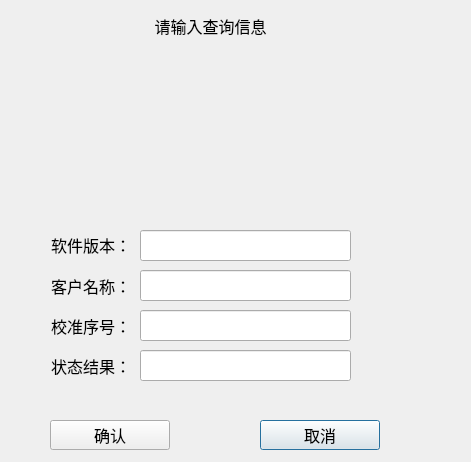
<?xml version="1.0" encoding="UTF-8"?>
<ui version="4.0">
 <class>Log_LogQueryDlg</class>
 <widget class="QDialog" name="Log_LogQueryDlg">
  <property name="geometry">
   <rect>
    <x>0</x>
    <y>0</y>
    <width>471</width>
    <height>462</height>
   </rect>
  </property>
  <property name="windowTitle">
   <string>Dialog</string>
  </property>
  <property name="styleSheet">
   <string notr="true"/>
  </property>
  <widget class="QLabel" name="label_2">
   <property name="geometry">
    <rect>
     <x>10</x>
     <y>270</y>
     <width>121</width>
     <height>31</height>
    </rect>
   </property>
   <property name="font">
    <font>
     <family>微软雅黑</family>
     <pointsize>12</pointsize>
    </font>
   </property>
   <property name="styleSheet">
    <string notr="true"/>
   </property>
   <property name="text">
    <string>客户名称：</string>
   </property>
   <property name="alignment">
    <set>Qt::AlignRight|Qt::AlignTrailing|Qt::AlignVCenter</set>
   </property>
  </widget>
  <widget class="QLineEdit" name="userEdit">
   <property name="geometry">
    <rect>
     <x>140</x>
     <y>270</y>
     <width>211</width>
     <height>31</height>
    </rect>
   </property>
   <property name="font">
    <font>
     <family>微软雅黑</family>
     <pointsize>12</pointsize>
    </font>
   </property>
   <property name="styleSheet">
    <string notr="true"/>
   </property>
  </widget>
  <widget class="QPushButton" name="quitBtn">
   <property name="geometry">
    <rect>
     <x>260</x>
     <y>420</y>
     <width>120</width>
     <height>30</height>
    </rect>
   </property>
   <property name="font">
    <font>
     <family>微软雅黑</family>
     <pointsize>12</pointsize>
    </font>
   </property>
   <property name="styleSheet">
    <string notr="true"/>
   </property>
   <property name="text">
    <string>取消</string>
   </property>
  </widget>
  <widget class="QPushButton" name="okBtn">
   <property name="geometry">
    <rect>
     <x>50</x>
     <y>420</y>
     <width>120</width>
     <height>30</height>
    </rect>
   </property>
   <property name="font">
    <font>
     <family>微软雅黑</family>
     <pointsize>12</pointsize>
    </font>
   </property>
   <property name="styleSheet">
    <string notr="true"/>
   </property>
   <property name="text">
    <string>确认</string>
   </property>
  </widget>
  <widget class="QWidget" name="dateWid" native="true">
   <property name="geometry">
    <rect>
     <x>10</x>
     <y>59</y>
     <width>450</width>
     <height>151</height>
    </rect>
   </property>
   <property name="font">
    <font>
     <family>微软雅黑</family>
     <pointsize>12</pointsize>
    </font>
   </property>
   <property name="styleSheet">
    <string notr="true"/>
   </property>
  </widget>
  <widget class="QLabel" name="label">
   <property name="geometry">
    <rect>
     <x>140</x>
     <y>10</y>
     <width>141</width>
     <height>31</height>
    </rect>
   </property>
   <property name="font">
    <font>
     <family>微软雅黑</family>
     <pointsize>12</pointsize>
    </font>
   </property>
   <property name="styleSheet">
    <string notr="true"/>
   </property>
   <property name="text">
    <string>请输入查询信息</string>
   </property>
   <property name="alignment">
    <set>Qt::AlignCenter</set>
   </property>
  </widget>
  <widget class="QLineEdit" name="snEdit">
   <property name="geometry">
    <rect>
     <x>140</x>
     <y>310</y>
     <width>211</width>
     <height>31</height>
    </rect>
   </property>
   <property name="font">
    <font>
     <family>微软雅黑</family>
     <pointsize>12</pointsize>
    </font>
   </property>
   <property name="styleSheet">
    <string notr="true"/>
   </property>
  </widget>
  <widget class="QLabel" name="label_3">
   <property name="geometry">
    <rect>
     <x>10</x>
     <y>310</y>
     <width>121</width>
     <height>31</height>
    </rect>
   </property>
   <property name="font">
    <font>
     <family>微软雅黑</family>
     <pointsize>12</pointsize>
    </font>
   </property>
   <property name="styleSheet">
    <string notr="true"/>
   </property>
   <property name="text">
    <string>校准序号：</string>
   </property>
   <property name="alignment">
    <set>Qt::AlignRight|Qt::AlignTrailing|Qt::AlignVCenter</set>
   </property>
  </widget>
  <widget class="QLabel" name="label_4">
   <property name="geometry">
    <rect>
     <x>10</x>
     <y>229</y>
     <width>121</width>
     <height>31</height>
    </rect>
   </property>
   <property name="font">
    <font>
     <family>微软雅黑</family>
     <pointsize>12</pointsize>
    </font>
   </property>
   <property name="styleSheet">
    <string notr="true"/>
   </property>
   <property name="text">
    <string>软件版本：</string>
   </property>
   <property name="alignment">
    <set>Qt::AlignRight|Qt::AlignTrailing|Qt::AlignVCenter</set>
   </property>
  </widget>
  <widget class="QLabel" name="label_5">
   <property name="geometry">
    <rect>
     <x>10</x>
     <y>350</y>
     <width>121</width>
     <height>31</height>
    </rect>
   </property>
   <property name="font">
    <font>
     <family>微软雅黑</family>
     <pointsize>12</pointsize>
    </font>
   </property>
   <property name="styleSheet">
    <string notr="true"/>
   </property>
   <property name="text">
    <string>状态结果：</string>
   </property>
   <property name="alignment">
    <set>Qt::AlignRight|Qt::AlignTrailing|Qt::AlignVCenter</set>
   </property>
  </widget>
  <widget class="QLineEdit" name="statusEdit">
   <property name="geometry">
    <rect>
     <x>140</x>
     <y>350</y>
     <width>211</width>
     <height>31</height>
    </rect>
   </property>
   <property name="font">
    <font>
     <family>微软雅黑</family>
     <pointsize>12</pointsize>
    </font>
   </property>
   <property name="styleSheet">
    <string notr="true"/>
   </property>
  </widget>
  <widget class="QLineEdit" name="devtypeEdit">
   <property name="geometry">
    <rect>
     <x>140</x>
     <y>230</y>
     <width>211</width>
     <height>31</height>
    </rect>
   </property>
   <property name="font">
    <font>
     <family>微软雅黑</family>
     <pointsize>12</pointsize>
    </font>
   </property>
   <property name="styleSheet">
    <string notr="true"/>
   </property>
  </widget>
 </widget>
 <resources/>
 <connections/>
</ui>
